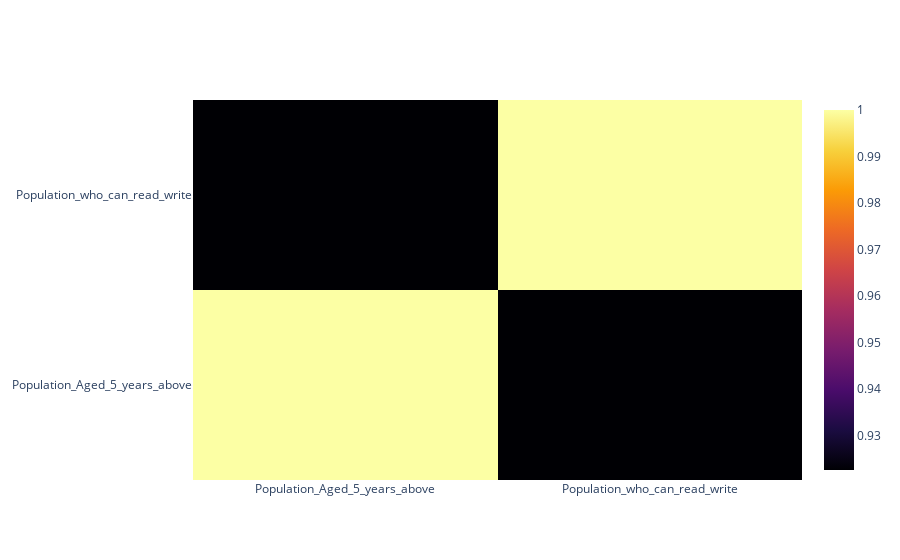

Source (notebook cell):
### Code cell
numerical_columns = ['Population_Aged_5_years_above', 'Population_who_can_read_write']
correlation_matrix = df1[numerical_columns].corr()

#sns.heatmap(correlation_matrix,annot=True,cmap='coolwarm',fmt=".3f")

plotly_fig = go.Figure(go.Heatmap(z=correlation_matrix.values,
                                   x=correlation_matrix.columns,
                                   y=correlation_matrix.columns,
                                   colorscale='Inferno'))
iplot(plotly_fig)

### Figure 1 — Plotly figure (JSON) as saved in the notebook; plotly's stock layout.template omitted (floating-point values rounded to 4 significant figures)
{"data": [{"colorscale": [[0.0, "#000004"], [0.1111, "#1b0c41"], [0.2222, "#4a0c6b"], [0.3333, "#781c6d"], [0.4444, "#a52c60"], [0.5556, "#cf4446"], [0.6667, "#ed6925"], [0.7778, "#fb9b06"], [0.8889, "#f7d13d"], [1.0, "#fcffa4"]], "type": "heatmap", "x": ["Population_Aged_5_years_above", "Population_who_can_read_write"], "y": ["Population_Aged_5_years_above", "Population_who_can_read_write"], "z": [[1.0, 0.9226], [0.9226, 1.0]]}], "layout": {}}
